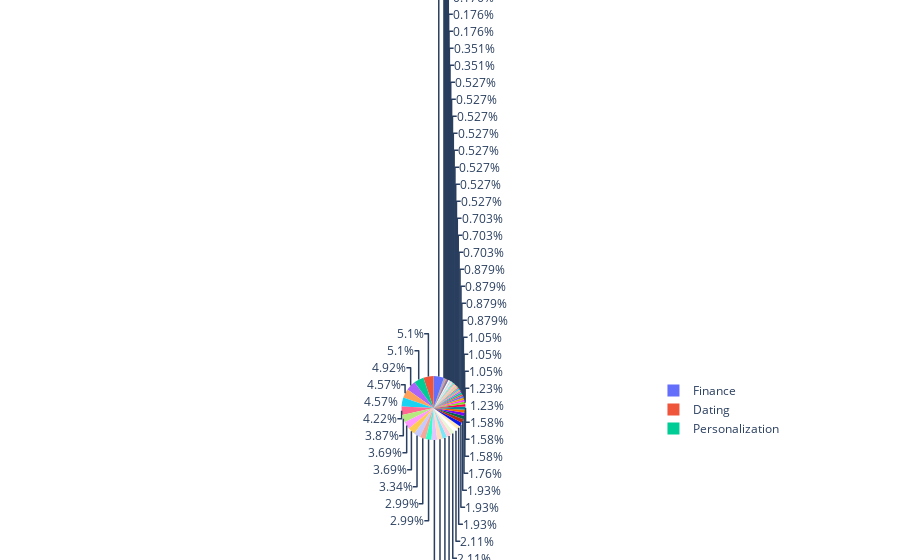

The cell this chart's notebook holds for it:
### Code cell
#Distribution of Genre in Android Market
gen=[]
for i in range(len(df['Genres'].value_counts().index)):
    gen.append(df['Genres'].value_counts().index[i])

size=[]
for i in range(len(df['Genres'].value_counts())):
    size.append(df['Genres'].value_counts()[i])
    
trace = go.Pie(labels = gen, values = size)
data = [trace]
fig = go.Figure(data = data)
iplot(fig)

### Figure 1 — Plotly figure (JSON) as saved in the notebook; plotly's stock layout.template omitted (floating-point values rounded to 4 significant figures)
{"data": [{"labels": ["Finance", "Dating", "Personalization", "Health & Fitness", "Tools", "Medical", "Photography", "Sports", "Lifestyle", "Travel & Local", "Entertainment", "Action", "Education", "Productivity", "Communication", "News & Magazines", "Business", "House & Home", "Shopping", "Casual", "Puzzle", "Food & Drink", "Arcade", "Libraries & Demo", "Social", "Books & Reference", "Art & Design", "Educational;Education", "Auto & Vehicles", "Casual;Brain Games", "Maps & Navigation", "Role Playing", "Video Players & Editors", "Beauty", "Strategy", "Simulation", "Events", "Board", "Racing", "Parenting;Music & Video", "Board;Brain Games", "Casual;Pretend Play", "Educational;Pretend Play", "Casual;Creativity", "Simulation;Action & Adventure", "Weather", "Education;Education", "Parenting", "Education;Pretend Play", "Parenting;Education", "Racing;Action & Adventure", "Simulation;Pretend Play", "Role Playing;Pretend Play", "Role Playing;Action & Adventure", "Simulation;Education", "Educational;Creativity", "Comics", "Action;Action & Adventure", "Travel & Local;Action & Adventure", "Puzzle;Action & Adventure", "Art & Design;Creativity", "Educational;Brain Games", "Adventure", "Art & Design;Pretend Play"], "type": "pie", "values": [30, 29, 29, 28, 26, 26, 24, 22, 21, 21, 19, 17, 17, 16, 16, 13, 13, 12, 12, 11, 11, 11, 10, 9, 9, 9, 7, 7, 6, 6, 6, 5, 5, 5, 5, 4, 4, 4, 3, 3, 3, 3, 3, 3, 3, 3, 2, 2, 1, 1, 1, 1, 1, 1, 1, 1, 1, 1, 1, 1, 1, 1, 1, 1]}], "layout": {}}
